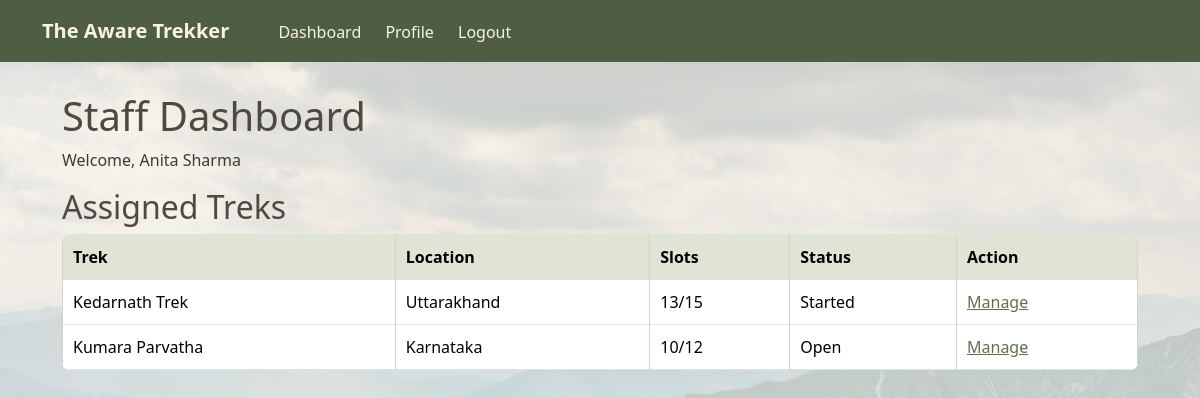
Screenshot of /staff (signed in) with the database file from the repository.
### models.py (models this page shows)
class User(UserMixin, db.Model):
    id = db.Column(db.Integer, primary_key=True)
    name = db.Column(db.String(100), nullable=False)
    email = db.Column(db.String(120), unique=True, nullable=False)
    password = db.Column(db.String(100), nullable=False)
    phone = db.Column(db.String(20))
    role = db.Column(db.Enum(UserRole), nullable=False)
    approved = db.Column(db.Boolean, default=False)
    blacklisted = db.Column(db.Boolean, default=False)
    bookings = db.relationship(
        "Booking",
        backref="user",
        cascade="all, delete-orphan"
    )
    assigned_treks = db.relationship(
        "Trek",
        backref="staff"
    )

class Trek(db.Model):
    id = db.Column(db.Integer, primary_key=True)
    name = db.Column(db.String(100), nullable=False)
    location = db.Column(db.String(100), nullable=False)
    difficulty = db.Column(
        db.Enum(TrekDifficulty),
        nullable=False
    )
    duration = db.Column(db.Integer, nullable=False)
    total_slots = db.Column(db.Integer, nullable=False)
    available_slots = db.Column(db.Integer, nullable=False)
    start_date = db.Column(db.Date, nullable=False)
    end_date = db.Column(db.Date, nullable=False)
    status = db.Column(
        db.Enum(TrekStatus),
        default=TrekStatus.OPEN,
        nullable=False
    )
    description = db.Column(db.Text)
    staff_id = db.Column(
        db.Integer,
        db.ForeignKey("user.id")
    )
    bookings = db.relationship(
        "Booking",
        backref="trek",
        cascade="all, delete-orphan"
    )

### app.py (the view)
@app.route("/staff")
@login_required
def staff_dashboard():
    if not staff_only():
        return redirect(url_for("home"))
    treks = Trek.query.filter_by(
        staff_id=current_user.id
    ).all()
    return render_template(
        "staff/dashboard.html",
        treks=treks
    )

### app.py (called while the page is built)
@login_manager.user_loader
def load_user(user_id):
    return User.query.get(int(user_id))

def staff_only():
    if current_user.role != UserRole.STAFF:
        flash("Access denied.")
        return False
    return True

### templates/staff/dashboard.html (shortened to what this page needs)
{% extends "base.html" %}
{% block content %}
<h1>Staff Dashboard</h1>
<p>
    Welcome, {{ current_user.name }}
</p>
<h2>Assigned Treks</h2>
<table class="table table-bordered">
    <tr>
        <th>Trek</th>
        <th>Location</th>
        <th>Slots</th>
        <th>Status</th>
        <th>Action</th>
    </tr>
    {% for trek in treks %}
    <tr>
        <td>{{ trek.name }}</td>
        <td>{{ trek.location }}</td>
        <td>
            {{ trek.available_slots }}/{{ trek.total_slots }}
        </td>
        <td>{{ trek.status.value }}</td>
        <td>
            <a href="{{ url_for('staff_trek', trek_id=trek.id) }}">
                Manage
            </a>
        </td>
    </tr>
    {% else %}
    <tr>
        <td colspan="5">
            No trek has been assigned to you.
        </td>
    </tr>
    {% endfor %}
</table>
{% endblock %}

### rows the page displays
User: name "Anita Sharma"
Trek: name "Kedarnath Trek", location "Uttarakhand", available_slots "13", total_slots "15", status.value "Started"
Trek: name "Kumara Parvatha", location "Karnataka", available_slots "10", total_slots "12", status.value "Open"
